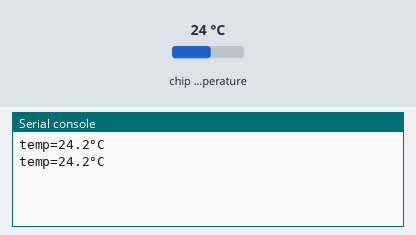
Bench run of a program on a simulated Raspberry Pi Pico running MicroPython. Parts: the last lines printed to the serial console. The inputs (shaded band) are chosen by the test bench; at power-on: chip temperature 24 °C.

Above: at 1.2 s.
1.3 s: chip temperature set to 1 °C
At 2.6 s:
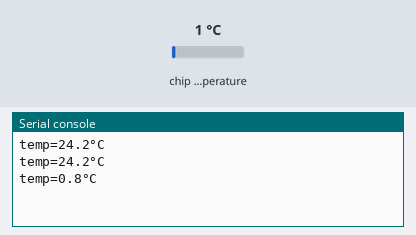
2.8 s: chip temperature set to 11 °C
At 3.8 s:
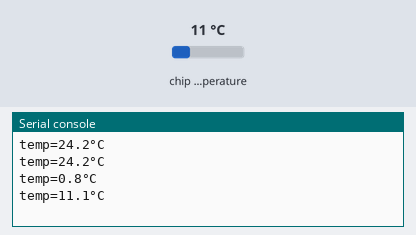
Timing chart, 0 to 5.8 s (numbered marks = the images above; inputs shaded):
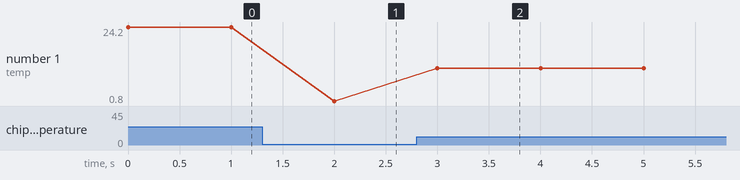

Measured:
- after the input at 1.3 s, the serial console: prints a new line after 0.70 s (image 1)
- after the input at 2.8 s, the serial console: prints a new line after 0.20 s (image 2)
- plotted number 1: 24.2 → 0.8 after the input at 1.3 s, 0.8 → 11.1 after the input at 2.8 s

The program:

temp_test.py
```python
from machine import ADC
import time

sensor_temp = ADC(4)
conversion_factor = 3.3 / (65535)


while True:
   ADC_voltage = sensor_temp.read_u16() * conversion_factor
   temp = 27 - (ADC_voltage - 0.706)/0.001721
   temp = round(temp, 1)
   print(f"{temp=}°C")
   time.sleep(1)
```
